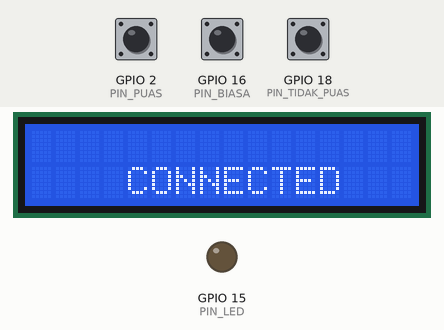
Simulated run of this sketch. Board: ESP32. Shown: 16×2 character LCD, output pins drawn as LEDs (lit = HIGH). The inputs (shaded band) are chosen by the test bench; at power-on: GPIO 2 (PIN_PUAS) HIGH, GPIO 16 (PIN_BIASA) HIGH, GPIO 18 (PIN_TIDAK_PUAS) HIGH. WiFi joins after 1.5 s; servers stay silent unless stated; uploads are accepted with an empty reply; what the sketch prints to the serial monitor is not drawn.

Above: at 13.6 s.
17.0 s: GPIO 2 (PIN_PUAS) pulled LOW for 1 s
At 19.3 s:
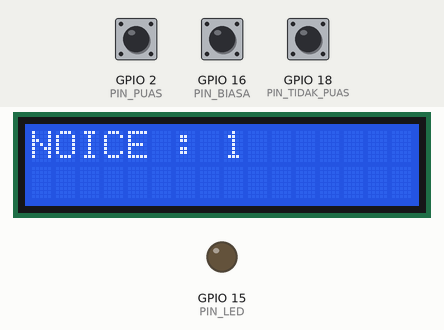
19.6 s: GPIO 16 (PIN_BIASA) pulled LOW for 1 s
At 21.4 s:
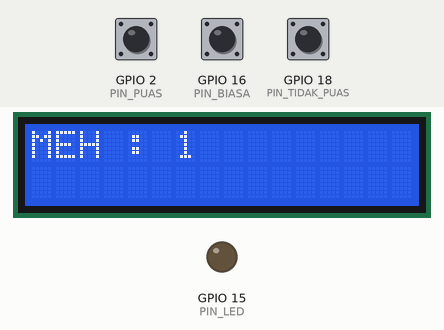
22.2 s: GPIO 18 (PIN_TIDAK_PUAS) pulled LOW for 3.2 s
At 25.8 s:
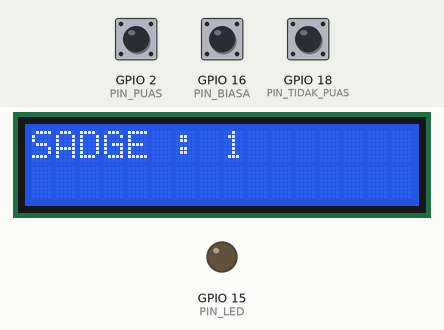
26.9 s: GPIO 2 (PIN_PUAS) pulled LOW for 0.15 s
At 28.3 s:
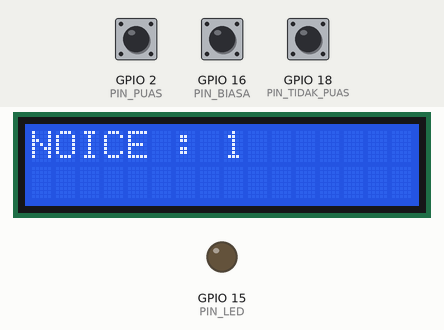

The sketch:

reviews.ino
```cpp
#include <ArduinoJson.h>
#include <HTTPClient.h>
#include <LiquidCrystal_I2C.h>
#include <WiFi.h>

//String ssid = "Pak DELUCI";
//String passwd = "hallo123456";

//String ssid = "iPhone 8";
//String passwd = "321123321";

String ssid = "Indah ";
String passwd = "aldo123456";

//String ssid = "UDINUS-H4";
//String passwd = "";

HTTPClient http;

//String url = "http://192.168.137.152:3000/api/v1/review/now";
//String url = "http://172.20.10.2:3000/api/v1/review/now";
//String url = "https://3000-fahmibahtia-arduinorevi-g19mj5r9ta1.ws-us77.gitpod.io/api/v1/review/now";
String url = "http://192.168.1.7:3000/api/v1/review/now";

void connectWifi();
void postPuas();
void postBiasa();
void postTidakPuas();
void scrollText();

#define PIN_PUAS 2
#define PIN_BIASA 16
#define PIN_TIDAK_PUAS 18
#define PIN_LED 15

int lcdColumns = 16;
int lcdRows = 2;

LiquidCrystal_I2C lcd(0x27, lcdColumns, lcdRows);

void setup() {

  Serial.begin(115200);

  pinMode(PIN_PUAS, INPUT_PULLUP);
  pinMode(PIN_BIASA, INPUT_PULLUP);
  pinMode(PIN_TIDAK_PUAS, INPUT_PULLUP);
  pinMode(PIN_LED, OUTPUT);

  lcd.init();
  lcd.backlight();

  connectWifi();


//  Serial.println(strPuasValue);

//  Serial.println(puasValue);

//  Serial.println(puasValue);
//  Serial.println(biasaValue);
//  Serial.println(tidakPuasValue);

}

void loop() {

  int puasValue = getPuas();
  int biasaValue = getBiasa();
  int tidakPuasValue = getTidakPuas();

  puasValue += 1;
  biasaValue += 1;
  tidakPuasValue += 1;

  String strPuasValue;
  strPuasValue += puasValue;

  String strBiasaValue;
  strBiasaValue += biasaValue;

  String strTidakPuasValue;
  strTidakPuasValue += tidakPuasValue;

  while (digitalRead(PIN_PUAS) != LOW && digitalRead(PIN_BIASA) != LOW && digitalRead(PIN_TIDAK_PUAS) != LOW) {
//    digitalWrite(PIN_LED, 1);
  }

  if (digitalRead(PIN_PUAS) == LOW) {

    lcd.clear();

    postPuas();

    lcd.println("NOICE : " + strPuasValue);

  }

  if (digitalRead(PIN_BIASA) == LOW) {

    lcd.clear();

    postBiasa();

    lcd.println("MEH : " + strBiasaValue);

  }

  if (digitalRead(PIN_TIDAK_PUAS) == LOW) {

    lcd.clear();

    postTidakPuas();

    lcd.println("SADGE : " + strTidakPuasValue);

  }

  delay(100);

}

void connectWifi() {

  Serial.println("Connecting to WiFi...");

  WiFi.begin(ssid.c_str(),passwd.c_str());

  Serial.println("Connecting to WiFi....");

  while (WiFi.status() != WL_CONNECTED) {
    scrollText(0, "Connecting to WiFi....", 100, lcdColumns);
    scrollText(1, "Connecting to WiFi....", 100, lcdColumns);
  }

  if (WiFi.status() == WL_CONNECTED) {

    delay(1000);
    Serial.print("Connected to ");
    Serial.println(ssid);

    for (int i = 0; i < 2; i++) {
      lcd.setCursor(0, 0);
      lcd.print("    CONNECTED");
      delay(700);
      lcd.clear();
      delay(500);
      lcd.setCursor(0, 1);
      lcd.print("    CONNECTED");
      delay(700);
      lcd.clear();
      delay(500);
    }

    delay(1000);
    Serial.println("Ready to go");
    Serial.println(" ");
  }

}

void postPuas() {

  Serial.println("Posting...");

  HTTPClient http;
  String response;

  StaticJsonDocument<256> root;
  String jsonParams;

  root["puas"] = 1;
  root["tidakPuas"] = 0;
  root["biasa"] = 0;

  serializeJson(root, jsonParams);

  http.begin(url);
  http.addHeader("Content-Type", "application/json");
  int statusCode = http.POST(jsonParams);

  response = http.getString();

  if (statusCode == 201) {

    Serial.println("Post Puas Success");
    Serial.println(" ");

    digitalWrite(PIN_LED, 1);
    delay(100);
    digitalWrite(PIN_LED, 0);
    delay(300);
    digitalWrite(PIN_LED, 1);
    delay(100);
    digitalWrite(PIN_LED, 0);
    delay(300);
    digitalWrite(PIN_LED, 1);
    delay(100);
    digitalWrite(PIN_LED, 0);
    delay(300);

  } else {

    Serial.println("Post Puas Failed");
    Serial.println(" ");

  }
}

  void postBiasa() {

  Serial.println("Posting...");

  HTTPClient http;
  String response;

  StaticJsonDocument<256> root;
  String jsonParams;

  root["puas"] = 0;
  root["tidakPuas"] = 0;
  root["biasa"] = 1;

  serializeJson(root, jsonParams);

  http.begin(url);
  http.addHeader("Content-Type", "application/json");
  int statusCode = http.POST(jsonParams);

  response = http.getString();

//  Serial.println(statusCode);

  if (statusCode == 201) {

    Serial.println("Post Biasa Success");
    Serial.println(" ");

    digitalWrite(PIN_LED, 1);
    delay(100);
    digitalWrite(PIN_LED, 0);
    delay(300);
    digitalWrite(PIN_LED, 1);
    delay(100);
    digitalWrite(PIN_LED, 0);
    delay(300);

  } else {

    Serial.println("Post Biasa Failed");
    Serial.println(" ");

  }
}

void postTidakPuas() {

  Serial.println("Posting...");

  HTTPClient http;
  String response;

  StaticJsonDocument<256> root;
  String jsonParams;

  root["puas"] = 0;
  root["tidakPuas"] = 1;
  root["biasa"] = 0;

  serializeJson(root, jsonParams);

  http.begin(url);
  http.addHeader("Content-Type", "application/json");
  int statusCode = http.POST(jsonParams);

  response = http.getString();

  if (statusCode == 201) {

    Serial.println("Post Tidak Puas Success");
    Serial.println(" ");

    digitalWrite(PIN_LED, 1);
    delay(100);
    digitalWrite(PIN_LED, 0);
    delay(300);

  } else {

    Serial.println("Post Tidak Puas Failed");
    Serial.println(" ");

  }
}

int getPuas() {

  http.begin(url);
  http.GET();

  String response = http.getString();

  StaticJsonDocument<256> doc;
  deserializeJson(doc, response);
  JsonObject root = doc.as<JsonObject>();

  int reviews = root["puas"];

  return reviews;

}

int getBiasa() {

  http.begin(url);
  http.GET();

  String response = http.getString();

  StaticJsonDocument<256> doc;
  deserializeJson(doc, response);
  JsonObject root = doc.as<JsonObject>();

  int reviews = root["biasa"];

  return reviews;

}

int getTidakPuas() {

  http.begin(url);
  http.GET();

  String response = http.getString();

  StaticJsonDocument<256> doc;
  deserializeJson(doc, response);
  JsonObject root = doc.as<JsonObject>();

  int reviews = root["tidakPuas"];

  return reviews;

}

void scrollText(int row, String message, int delayTime, int lcdColumns) {
  for (int i=0; i < lcdColumns; i++) {
    message = " " + message;
  }
  message = message + " ";
  for (int pos = 0; pos < message.length(); pos++) {
    lcd.setCursor(0, row);
    lcd.print(message.substring(pos, pos + lcdColumns));
    delay(delayTime);
  }
}
```

Measured:
- after the input at 17.0 s, the display: changes after 0.21 s (image 1)
- after the input at 19.6 s, the display: first changes at once (image 2 shows a later state)
- after the input at 22.2 s, the display: first changes at once (image 3 shows a later state)
- after the input at 26.9 s, the display: first changes at once (image 4 shows a later state)
- what the display in image 0 shows lasts 0.7 s, from 13.5 s to 14.2 s
